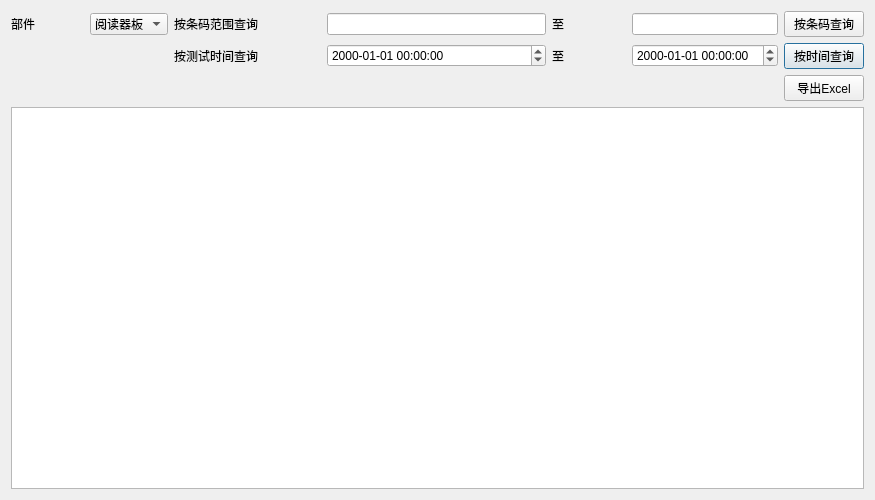
<?xml version="1.0" encoding="UTF-8"?>
<ui version="4.0">
 <class>Dialog</class>
 <widget class="QDialog" name="Dialog">
  <property name="geometry">
   <rect>
    <x>0</x>
    <y>0</y>
    <width>875</width>
    <height>500</height>
   </rect>
  </property>
  <property name="windowTitle">
   <string>Dialog</string>
  </property>
  <layout class="QVBoxLayout" name="verticalLayout">
   <item>
    <layout class="QGridLayout" name="gridLayout">
     <item row="0" column="0">
      <widget class="QLabel" name="label">
       <property name="text">
        <string>部件</string>
       </property>
      </widget>
     </item>
     <item row="0" column="1">
      <widget class="QComboBox" name="boardSelect">
       <item>
        <property name="text">
         <string>阅读器板</string>
        </property>
       </item>
       <item>
        <property name="text">
         <string>功分器板</string>
        </property>
       </item>
       <item>
        <property name="text">
         <string>托盘天线</string>
        </property>
       </item>
       <item>
        <property name="text">
         <string>玩</string>
        </property>
       </item>
      </widget>
     </item>
     <item row="0" column="2" colspan="2">
      <widget class="QLabel" name="label_2">
       <property name="text">
        <string>按条码范围查询</string>
       </property>
      </widget>
     </item>
     <item row="0" column="4" colspan="3">
      <widget class="QLineEdit" name="startBarCode"/>
     </item>
     <item row="1" column="2" colspan="2">
      <widget class="QLabel" name="label_4">
       <property name="text">
        <string>按测试时间查询</string>
       </property>
      </widget>
     </item>
     <item row="1" column="4" colspan="3">
      <widget class="QDateTimeEdit" name="startTestTime">
       <property name="displayFormat">
        <string>yyyy-MM-dd HH:mm:ss</string>
       </property>
      </widget>
     </item>
     <item row="1" column="7">
      <widget class="QLabel" name="label_5">
       <property name="text">
        <string>至</string>
       </property>
      </widget>
     </item>
     <item row="1" column="8" colspan="2">
      <widget class="QDateTimeEdit" name="endTestTime">
       <property name="displayFormat">
        <string>yyyy-MM-dd HH:mm:ss</string>
       </property>
      </widget>
     </item>
     <item row="1" column="10">
      <widget class="QPushButton" name="queryByTimeBtn">
       <property name="text">
        <string>按时间查询</string>
       </property>
      </widget>
     </item>
     <item row="0" column="10">
      <widget class="QPushButton" name="queryBtn">
       <property name="text">
        <string>按条码查询</string>
       </property>
      </widget>
     </item>
     <item row="0" column="8" colspan="2">
      <widget class="QLineEdit" name="endBarCode"/>
     </item>
     <item row="0" column="7">
      <widget class="QLabel" name="label_3">
       <property name="text">
        <string>至</string>
       </property>
      </widget>
     </item>
    </layout>
   </item>
   <item>
    <layout class="QHBoxLayout" name="horizontalLayout">
     <item>
      <spacer name="horizontalSpacer">
       <property name="orientation">
        <enum>Qt::Horizontal</enum>
       </property>
       <property name="sizeHint" stdset="0">
        <size>
         <width>40</width>
         <height>20</height>
        </size>
       </property>
      </spacer>
     </item>
     <item>
      <widget class="QPushButton" name="exportExcelBtn">
       <property name="text">
        <string>导出Excel</string>
       </property>
      </widget>
     </item>
    </layout>
   </item>
   <item>
    <widget class="QTableWidget" name="resTable">
     <property name="editTriggers">
      <set>QAbstractItemView::NoEditTriggers</set>
     </property>
     <property name="selectionMode">
      <enum>QAbstractItemView::ExtendedSelection</enum>
     </property>
     <attribute name="horizontalHeaderStretchLastSection">
      <bool>false</bool>
     </attribute>
    </widget>
   </item>
  </layout>
 </widget>
 <resources/>
 <connections/>
</ui>
